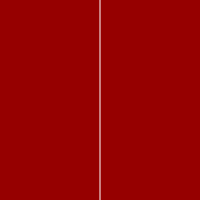
Frame 1 (no input)
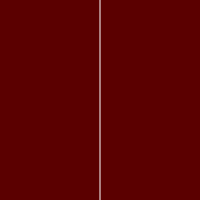
Frame 60 (no input)
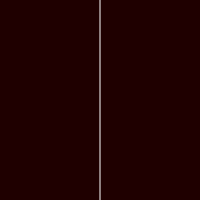
Frame 120 (the mouse pressed at the canvas centre since frame 60)

The p5.js sketch that drew these frames (run headless with seeded random() and noise() and a simulated clock; from frame 60 on, the mouse is pressed at the canvas centre):

// p5.js sketch
// ── sketch.js
var r = 150;
var g = 0;
var b = 0;

function setup() {
	createCanvas(200, 200);
}

function draw() {
	background(r, g, b);

	// draw white line down middle of canvas
	stroke(255);
	line(width/2, 0, width/2, height)

	if (mouseX > width/2) {
		r = r + 1;
	} else {
		r = r - 1;
	}

	// if (r > 255) {
	// 	r = 255;
	// } else if (r < 0) {
	// 	r = 0; 
	// }

	// this does the same thing as the conditional above
	r = constrain(r, 0, 255)

	// becomes bright red if mouse on right, 
	// becomes black if mouse on left
}
